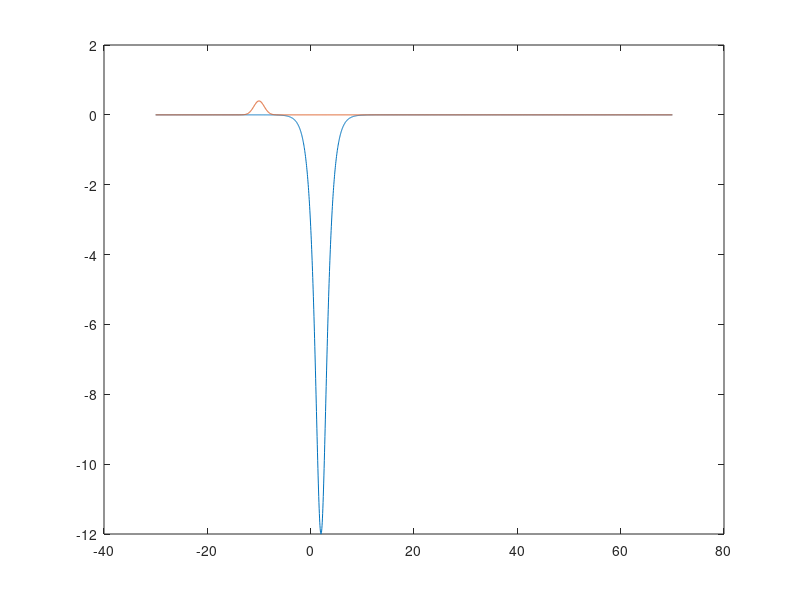

This figure's MATLAB source: (Note: this script raises an error after producing the figure.)
close all
clear
clc
%%
% V = 1e-6; Evec = linspace(0,3*V,1000); w = 7/(sqrt(2*m*V));
c = 3e8;
eV = 1.602e-19;
hbarsc = 6.63e-34 / (2*pi);
m_e = 9.12e-31;

hbar = 1;
m = 1/2;

x0 = -30;
xfin = 70;

Nx = 2500;
dx = (xfin-x0) / (Nx);
xv = (x0:dx:xfin)';
L = xfin-x0;

t0 = 0;
tfin = 4.2;
dt = 0.01e-2;
tv = (t0:dt:tfin)';
Nt = length(tv);

stab = dt/(dx^2)



xbar = -10;                      % Mitten av vågfunk. vid t=0
k0 = 4;                        % Medel vågtal/energi vid t=0, kopplad till r.mängd via p=hbar*k
E = ((hbar*k0)^2) / (2*m);      % k översatt till kinetisk energi se 2.4 i Griffiths
sigmax = 10e-1;                   % Standardavvikelse i x vid t=0
sigmak = 1/(2*sigmax);          % Standardavvikelse i k vid t=0
aa = 1/(4*sigmax^2);            % Konstant från uppgift 2.21 Griffiths
vg = hbar*k0/m;                 % Grupphastighet Verkar stämma!

T_ana = @(E,V,w) (1 + (V.*sinh((w/hbar).*sqrt(2.*m.*(V-E))) ).^2./(4.*E.*(V-E))).^(-1);

dp = 2*pi/(dx*(Nx+1));
p = (-Nx/2:Nx/2)*dp;

% Normaliserat vågpaket som initialvillkor för numerisk lösare
Anorm = 1/(2*pi*sigmax^2)^(1/4);
psi0 = Anorm*exp(-aa*(xv-xbar).^2) .* exp(1i*k0*(xv));
normtest = trapz(xv, abs(psi0).^2);

nu = 4;
Ux = -hbar^2/(2*m)*nu*(nu-1)*sech(xv-2);
% Ux = zeros(Nx+1,1);
% Ux = 1.1*E*(heaviside(xv-15) - heaviside(xv-20));

figure(1)
plot(xv, Ux)
hold on
plot(xv, abs(psi0).^2)
hold off

%%

RK4 = Rk4_solve(psi0, Ux, hbar, m, k0, dx, dt, Nt);
% RK4 = CN_solve(psi0, Ux, Nx, Nt, dx, dt, m);
%%
nf = 250;

figure("Position",[200,200,1100,700])
skip = floor((Nt-1)/nf);
for j = 1:nf

    Tj = sprintf('%.5f',trapz(xv(950:end), abs(RK4(950:end,skip*j)).^2 ));
    tj = sprintf('%.4f',skip*j*dt);
    yyaxis left
    plot(xv, abs(RK4(:,skip*j)).^2)
    ylabel('$|\Psi|^2 \ [\mathrm{eV}/(\hbar c)]$','fontsize',14,'Interpreter','latex')
    ylim([-0.5,0.5])
%     hold on
    yyaxis right
    plot(xv, Ux)
    yline(E,'--',Color="#D95319")
    ylabel('$U(x), \ \langle E \rangle \ [\mathrm{eV}]$','fontsize',14,'Interpreter','latex')
    xlabel('$x \ [\mathrm{eV} \cdot \hbar c]$','fontsize',14,'Interpreter','latex')
%     plot(xv, abs(CN(:,skip*j)).^2, 'k-')
%     plot(xv, real(Psi1_ana(:,j)))
%     hold off
    legend('$|\Psi|^2$','$U(x)_{\mathrm{sech}}, \ \nu=4$', '$\langle E \rangle$','fontsize',12,'Interpreter','latex')
    ylim([-17,17])
    xlim([-20,20])
    title(['T=', num2str(Tj),',', '        t=', num2str(tj), ' $[\hbar/ \mathrm{eV}]$'], Interpreter='latex', FontSize=12)

    
    drawnow
%     frame = j
    F(j)=getframe(gcf);
end


%%

nf = 250;

figure("Position",[200,200,1100,700])
skip = floor((Nt-1)/nf);
for j = 1:nf

    Tj = sprintf('%.5f',trapz(xv(950:end), abs(RK4(950:end,skip*j)).^2 ));
    tj = sprintf('%.4f',skip*j*dt);
    yyaxis left
    plot(xv, real(RK4(:,skip*j)))
    hold on
    plot(xv, imag(RK4(:,skip*j)))
    hold off
    ylabel('$\Psi (x,t)$','fontsize',14,'Interpreter','latex')
    ylim([-1,1])

    yyaxis right
    plot(xv, Ux)
 
    ylabel('$U(x) \ [\mathrm{eV}]$','fontsize',14,'Interpreter','latex')
    xlabel('$x \ [\mathrm{eV} \cdot \hbar c]$','fontsize',14,'Interpreter','latex')

    legend('$\mathrm{Re}(\Psi)$', '$\mathrm{Im}(\Psi)$','$U(x)_{\mathrm{sech}}, \ \nu=4$','fontsize',12,'Interpreter','latex')
    ylim([-17,17])
    xlim([-20,20])
    title(['T=', num2str(Tj),',', '        t=', num2str(tj), ' $[\hbar/ \mathrm{eV}]$'], Interpreter='latex', FontSize=12)

    
    drawnow
%     frame = j
    F(j)=getframe(gcf);
end

%%
video=VideoWriter('sech_v1_ReIm');
video.Quality=100;
video.FrameRate=60;
open(video);
writeVideo(video,F);
close(video);